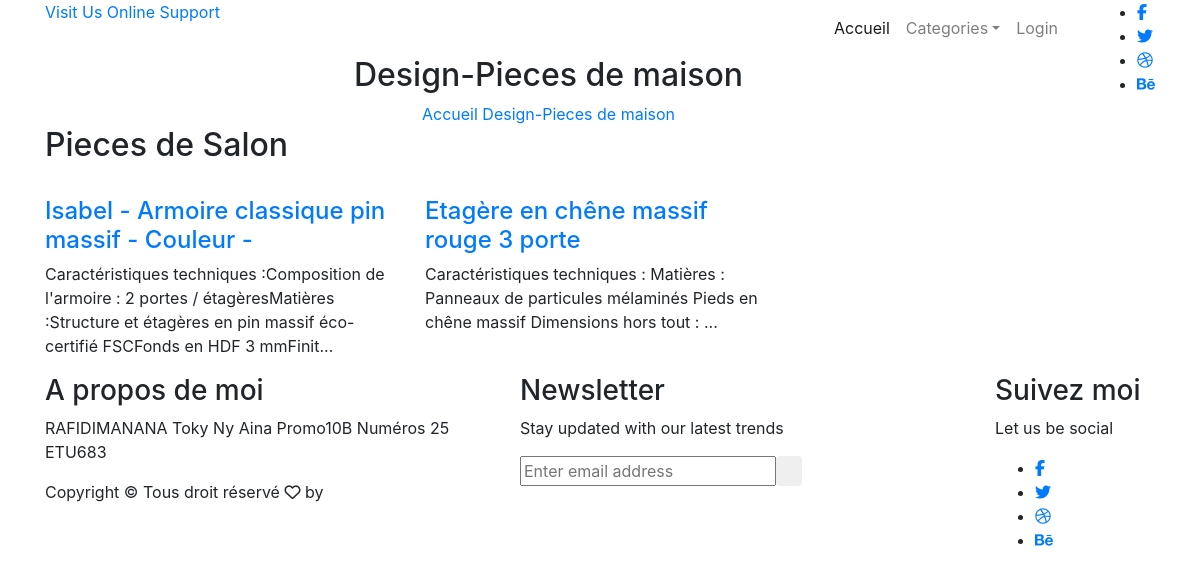
Screenshot of /produits/1/Salon/Pieces-de-maison with the database file from the repository.
### tables this page shows
CREATE TABLE IF NOT EXISTS `pieces` (
  `IDPIECES` int(10) unsigned NOT NULL AUTO_INCREMENT,
  `IDCATEGORIE` int(10) unsigned NOT NULL,
  `NOMPIECES` varchar(50) DEFAULT NULL,
  `DESCRIPTIONS` longtext,
  `NOTES` int(11) DEFAULT NULL,
  `NOUVEAU` int(11) DEFAULT NULL,
  `MATIERES` longtext,
  PRIMARY KEY (`IDPIECES`),
  KEY `FK_SOUSCATEGORIE` (`IDCATEGORIE`)
);

### web/fonctions/get_data.php (called while the page is built, shortened)
<?php
    function getConnection(){
        $servername = "sql7.freemysqlhosting.net:3306";
        $username = "sql7290683";
        $password = "JjrX6qeGsB";
        $dbname = "sql7290683";
        $con = null;
        try{
            $con = new mysqli($servername, $username, $password, $dbname);
        }catch(Exception $e){
            throw $e->getMessage();
        }
        return $con;
    }
    function getProduitsByCategorie($idcat){
        $response = null;
        $conn = getConnection();
        try{
            $sql = " SELECT * FROM pieces WHERE IDCATEGORIE=".$idcat;
            $result = $conn->query($sql);
            $response = $result;
        }catch(Exception $e){
            throw $e->getMessage();
        }
        return $response;
    }
?>

### web/include/content-produits.php (the view, shortened to what this page needs)
<?php
    $idcat = $_GET['idCategorie'];
    $nompiece = $_GET['nomCategorie'];
	$listes = getProduitsByCategorie($idcat);
?>
 <section class="banner_area">
	<div class="banner_inner d-flex align-items-center">
		<div class="container">
			<div class="banner_content text-center">
				<h2>Design-Pieces de maison</h2>
				<div class="page_link">
					<a href="index.html">Accueil</a>
					<a href="contact.html">Design-Pieces de maison</a>
				</div>
			</div>
		</div>
	</div>
</section>
<section class="furniture_area p_120">
        	<div class="container">
        		<div class="main_title">
        			<h2>Pieces de <?php echo $nompiece; ?></h2>
        		</div>
        		<div class="furniture_inner row">
				<?php
					if($listes->num_rows > 0) {
                        while($row = $listes->fetch_assoc()) {
				?>
        			<div class="col-lg-4">
        				<div class="furniture_item">
        					<a href="fiches/<?php echo $row['IDPIECES']; ?>/fiches-de-produit"><h4><?php echo $row['NOMPIECES']; ?></h4></a>
							<p><?php echo $row['DESCRIPTIONS']; ?></p>
        				</div>
					</div>
                <?php
                        }
				    }
				?>
        		</div>
        	</div>
        </section>

### rows the page displays
pieces: NOMPIECES "Isabel - Armoire classique pin massif - Couleur -", DESCRIPTIONS "Caractéristiques techniques :Composition de l'armoire : 2 portes / étagèresMatières :Structure et étagères en pin massif éco-certifié FSCFonds en HDF 3 mmFinit..."
pieces: NOMPIECES "Etagère en chêne massif rouge 3 porte", DESCRIPTIONS "Caractéristiques techniques : Matières : Panneaux de particules mélaminés Pieds en chêne massif Dimensions hors tout : ..."

### other values shown
$nompiece "Salon"
